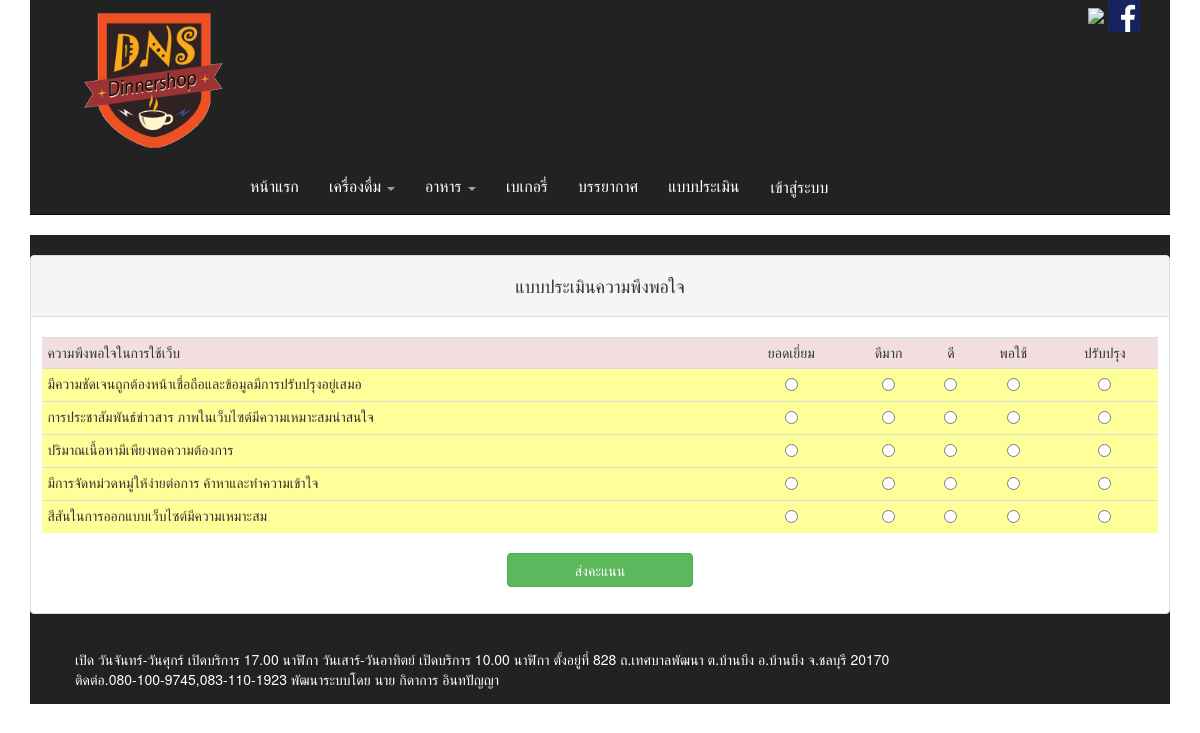
Page /Evaluation_form.php on the committed database.
### tables this page shows
CREATE TABLE `evaluation` (
  `eva_id` int(11) NOT NULL,
  `title` varchar(100) NOT NULL
);

### Evaluation_form.php (the view, shortened to what this page needs)
<!DOCTYPE html>
<html lang="en">
    <head>
        <link href="css/bootstrap.css" rel="stylesheet">
        <link href="css/bootstrap.min.css" rel="stylesheet">
        <link href="css/dns_9.css" rel="stylesheet">
    </head>
    <body background='image/ui.jpg'>
        <?php include "menu.php"; ?>
        <div class="container">
            <div class="navbar-inverse">
                <br>
                <div class=" panel panel-default">
                    <div class="panel-heading"><center><h4>แบบประเมินความพึงพอใจ</h4></center></div>
                    <div class="three">
<br>
                    <?php
                    include("conn.php");
                    $sql = "select*from evaluation ";
                    $res = mysqli_query($conn, $sql);
                    ?>
                    <form method="post" action="InEvaluation.php">
                        <table class="table table-striped table-condensed table-hover">
                            <tr>
                                <td class="danger">ความพึงพอใจในการใช้เว็บ</td>
                                <td class="danger"><center>ยอดเยี่ยม</td>
                                <td class="danger"><center>ดีมาก</center></td>
                                <td class="danger"><center>ดี</center></td>
                                <td class="danger"><center>พอใช้</center></td>
                                <td class="danger"><center>ปรับปรุง</center></td>
                                </tr>
                                <?php
                                $i = 0;
                                while ($row = mysqli_fetch_assoc($res)) {
                                    ?>
                                    <td bgcolor="#ffff99"><?php echo $row[title] ?></td>
                                    <?php $i++; ?>
                                    <td bgcolor="#ffff99">
                                    <center><input type="radio"name="<?php echo$i ?>"value="5"></center></td>
                                    <td bgcolor="#ffff99">
                                    <center><input type="radio"name="<?php echo$i ?>"value="4"></center></td>
                                    <td bgcolor="#ffff99">
                                    <center><input type="radio"name="<?php echo$i ?>"value="3"></center></td>
                                    <td bgcolor="#ffff99">
                                    <center><input type="radio"name="<?php echo$i ?>"value="2"></center></td>
                                    <td bgcolor="#ffff99">
                                    <center><input type="radio"name="<?php echo$i ?>"value="1"></center></td>
                                <?php } ?>
                        </table>
                        <input class="btn btn-success col-md-offset-5 col-md-2 col-xs-12 col-sm-12 "type="submit"value="ส่งคะแนน">
                    </form><br><br><br>
                </div>
              </div>
                    <?php include("footer.php") ?>
            </div>
    </body>
</html>

### css/dns_9.css (style rules this page uses)
* { margin: 0; padding: 0; box-sizing: border-box; }
td, th { padding: 8px; padding: .5rem; }
.table { width: 90%; padding: 16px; padding: 1rem; }
td { font-family: 'Avenir Next', 'Segoe UI', 'Lucida Grande', sans-serif; }
.table { width: 100%; padding: 16px; padding: 1rem; }

### Translate.php (style rules this page uses)
body { top: 0px !important; }

### rows in the picture
evaluation: title "มีความชัดเจนถูกต้องหน้าเชื่อถือและข้อมูลมีการปรับปรุงอยู่เสมอ"
evaluation: title "การประชาสัมพันธ์ข่าวสาร ภาพในเว็บไซต์มีความเหมาะสมน่าสนใจ"
evaluation: title "ปริมาณเนื้อหามีเพียงพอความต้องการ"
evaluation: title "มีการจัดหม่วดหมู่ให้ง่ายต่อการ ค้าหาและทำความเข้าใจ"
evaluation: title "สีสันในการออกแบบเว็บไซต์มีความเหมาะสม"
